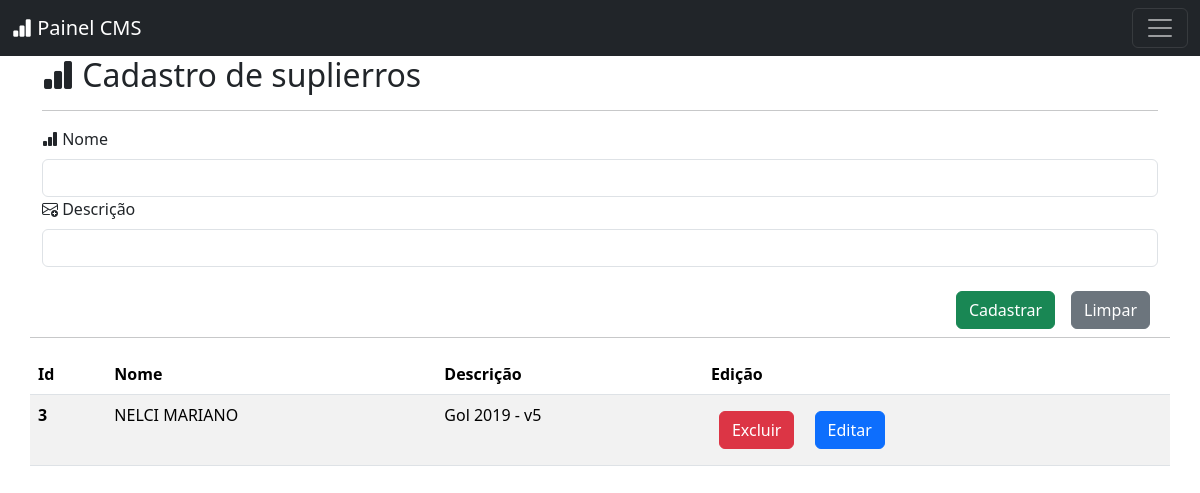
The page /admin/suplier/index.php (signed in) on the database its author committed.
### tables this page shows
CREATE TABLE `suplier` (
  `id` int(11) NOT NULL,
  `name` varchar(255) NOT NULL,
  `description` text NOT NULL
);

### _class/model.class.php (called while the page is built, shortened)
<?php
class Model
{
    private $pdo;
    private $table;
    public function __construct($pdo, $table)
    {
        $this->pdo = $pdo;
        $this->table = $table;
    }
    public function selectAll()
    {
        try {
            $sql = "SELECT * FROM $this->table order by id DESC ";
            $sth = $this->pdo->query($sql);
            return $sth->fetchAll(PDO::FETCH_ASSOC);
        } catch (PDOException $e) {
            echo 'Database error: ' . $e->getMessage();
        }
        return [];
    }
}

### admin/suplier/index.php (the view, shortened to what this page needs)
<?php
include '../../conn/conect.php';
include '../../_class/model.class.php';
?>
<!DOCTYPE html>
<html lang="en">
<head>
    <link href="https://cdn.jsdelivr.net/npm/bootstrap@5.3.3/dist/css/bootstrap.min.css" rel="stylesheet">
    <link rel="stylesheet" href="https://cdn.jsdelivr.net/npm/bootstrap-icons@1.11.3/font/bootstrap-icons.min.css">
    <link rel="stylesheet" href="https://cdn.jsdelivr.net/npm/sweetalert2@11/dist/sweetalert2.min.css">
</head>
<body>
    <?php
    include '../inc/menu.php';
    ?>
    <div class="container">
        <div class="row">
            <div class="col-12">
                <h2 class="fs-2"><i class="bi bi-bar-chart-fill"></i> Cadastro de suplierros</h2>
                <hr>
                <form action="insert.php" method="post" enctype="multipart/form-data" class="d-flex flex-column">
                    <div class="form-group">
                        <label class="form-label"> <i class="bi bi-bar-chart-fill"></i> Nome</label>
                        <input class="form-control" type="text" name="name">
                    </div>
                    <div class="form-group">
                        <label class="form-label"> <i class="bi bi-envelope-plus"></i> Descrição </label>
                        <input class="form-control" type="text" name="description">
                    </div>
                    <div class="d-flex justify-content-end mt-3">
                        <button type="submit" class="btn btn-success m-2">Cadastrar</button>
                        <button type="reset" class="btn btn-secondary m-2">Limpar</button>
                    </div>
                </form>
            </div>
            <hr>
            <table class="table table-striped">
                <thead>
                    <tr>
                        <th scope="col">Id</th>
                        <th scope="col">Nome</th>
                        <th scope="col" class="d-none d-md-table-cell">Descrição</th>
                        <th scope="col">Edição</th>
                    </tr>
                </thead>
                <tbody>
                    <?php
                    try {
                        $Model = new Model($pdo, 'suplier');
                        $data = $Model->selectAll();
                        foreach ($data as $registers) :
                            extract($registers);
                    ?>
                            <tr>
                                <th scope="row"><?= $id ?></th>
                                <td><?= $name ?></td>
                                <td class="d-none d-md-table-cell"><?= $description ?></td>
                                <td>
                                    <button class="btn btn-danger m-2 btn-delete" data-id="<?= $id; ?>">Excluir</button>
                                    <a class="btn btn-primary m-2" href="<?= $base; ?>/admin/suplier/form-update.php?id=<?= $id; ?>"> Editar </a>
                                </td>
                            </tr>
                    <?php
                        endforeach;
                    } catch (PDOException $e) {
                        echo 'error ' . $e->getMessage();
                    }
                    ?>
                </tbody>
            </table>
        </div>
    </div>
</body>
</html>

### rows shown on the page
suplier: id "3", name "NELCI MARIANO", description "Gol 2019 - v5"
